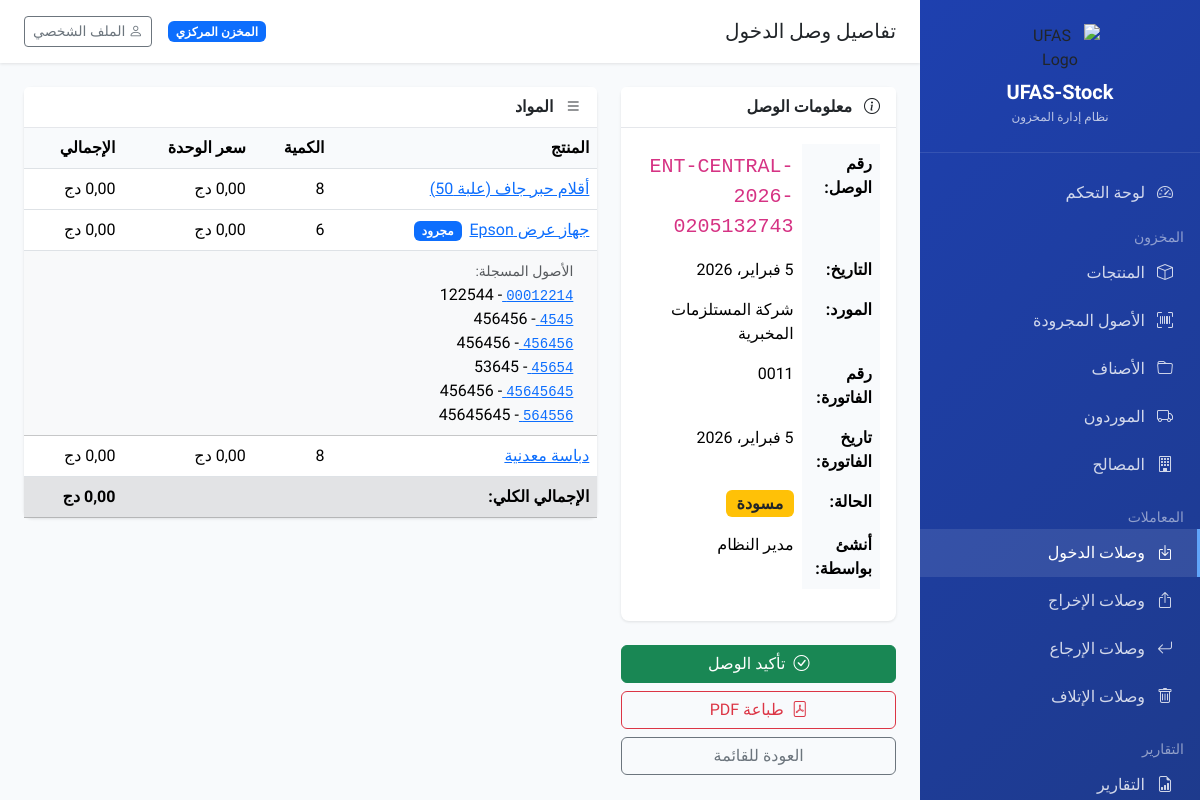
Page /transactions/entry/6/ (signed in) on the earlier database version.
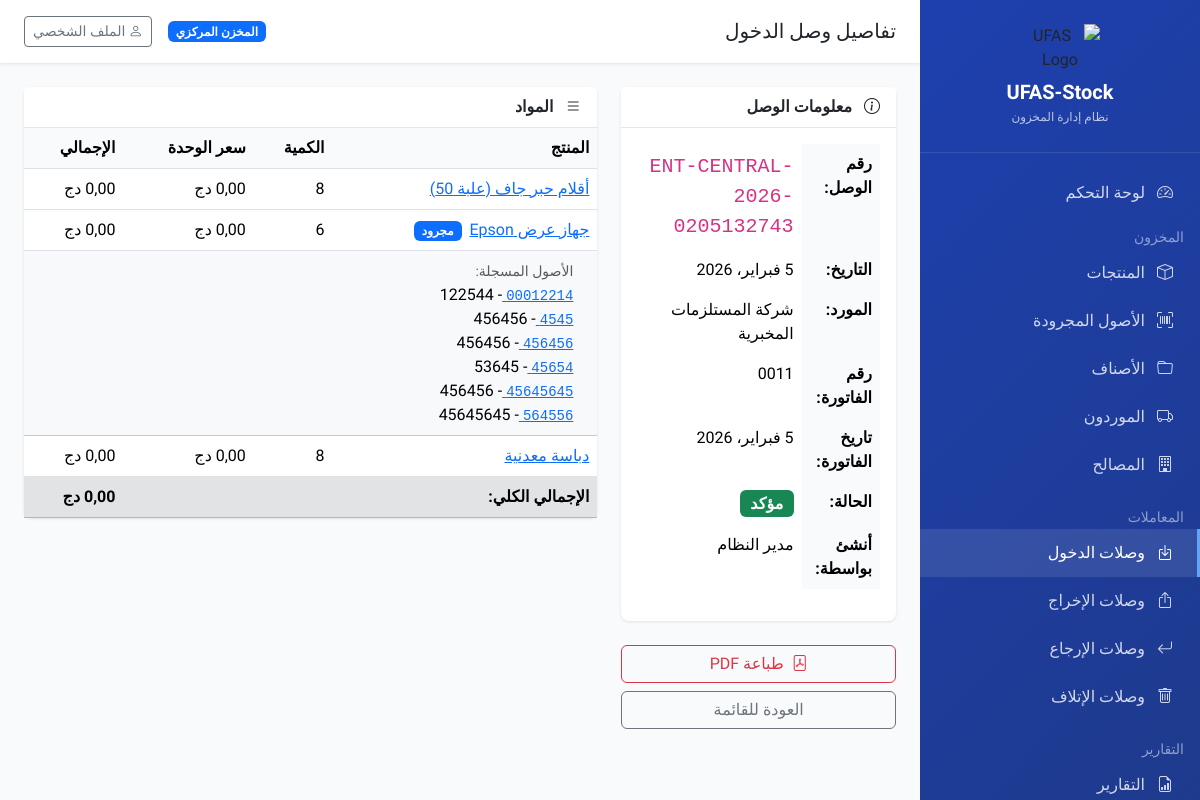
Same page on the later database version.
### transactions/views.py (the view)
# urls.py: path('entry/<int:pk>/', views.entry_voucher_detail, name='entry_voucher_detail'),
@login_required
def entry_voucher_detail(request, pk):
    voucher = get_object_or_404(EntryVoucher, pk=pk)
    if not request.user.is_super_admin and voucher.tenant != request.user.tenant:
        messages.error(request, 'ليس لديك صلاحية للوصول لهذا الوصل')
        return redirect('entry_voucher_list')
    items = voucher.items.select_related('product').prefetch_related('assets__inventory_item')
    return render(request, 'transactions/entry_voucher_detail.html', {
        'voucher': voucher,
        'items': items,
    })

### core/context_processors.py (called while the page is built)
def tenant_context(request):
    tenant = None
    if request.user.is_authenticated:
        tenant = getattr(request.user, 'tenant', None)
    return {
        'current_tenant': tenant,
        'is_super_admin': getattr(request.user, 'is_super_admin', False) if request.user.is_authenticated else False,
    }

### core/models.py (called while the page is built)
    @property
    def is_super_admin(self):
        return self.role == 'super_admin'

### inventory/models.py (called while the page is built)
    @property
    def is_asset(self):
        return self.nature == 'asset'

### transactions/models.py (called while the page is built)
    @property
    def total_amount(self):
        return sum(item.total_price for item in self.items.all())

    @property
    def total_price(self):
        return self.quantity * self.unit_price

### templates/transactions/entry_voucher_detail.html (shortened to what the changed rows need)
{% extends 'base.html' %}
{% load humanize %}
{% block content %}
<div class="row">
    <div class="col-lg-4">
        <div class="card mb-4">
            <div class="card-body">
                <table class="table table-borderless">
                    <tr>
                        <th>رقم الوصل:</th>
                    </tr>
                    <tr>
                        <th>التاريخ:</th>
                    </tr>
                    <tr>
                        <th>المورد:</th>
                    </tr>
                    <tr>
                        <th>رقم الفاتورة:</th>
                    </tr>
                    <tr>
                        <th>تاريخ الفاتورة:</th>
                    </tr>
                    <tr>
                        <th>الحالة:</th>
                        <td>
                            {% if voucher.status == 'confirmed' %}
                            <span class="badge bg-success fs-6">مؤكد</span>
                            {% elif voucher.status == 'draft' %}
                            <span class="badge bg-warning text-dark fs-6">مسودة</span>
                            {% else %}
                            <span class="badge bg-secondary fs-6">{{ voucher.get_status_display }}</span>
                            {% endif %}
                        </td>
                    </tr>
                    <tr>
                        <th>أنشئ بواسطة:</th>
                    </tr>
                </table>
            </div>
        </div>
        <div class="d-flex flex-column gap-2">
            {% if voucher.status == 'draft' %}
            <a href="{% url 'entry_voucher_confirm' voucher.pk %}" class="btn btn-success" onclick="return confirm('هل تريد تأكيد هذا الوصل؟')">
                <i class="bi bi-check-circle me-1"></i> تأكيد الوصل
            </a>
            {% endif %}
            <a href="{% url 'voucher_pdf' 'entry' voucher.pk %}" class="btn btn-outline-danger" target="_blank">
                <i class="bi bi-file-pdf me-1"></i> طباعة PDF
            </a>
            <a href="{% url 'entry_voucher_list' %}" class="btn btn-outline-secondary">العودة للقائمة</a>
        </div>
    </div>
    <div class="col-lg-8">
        <div class="card">
            <div class="card-body p-0">
                <div class="table-responsive">
                    <table class="table mb-0">
                        <thead>
                            <tr>
                                <th>المنتج</th>
                                <th>الكمية</th>
                                <th>سعر الوحدة</th>
                                <th>الإجمالي</th>
                            </tr>
                        </thead>
                    </table>
                </div>
            </div>
        </div>
    </div>
</div>
{% endblock %}

Differences in the rows shown:
changed EntryVoucher "شركة المستلزمات المخبرية": status "draft" → "confirmed" (drawn)
Other differences:
text no longer shown: "مسودة تأكيد الوصل"
text now shown: "مؤكد"
